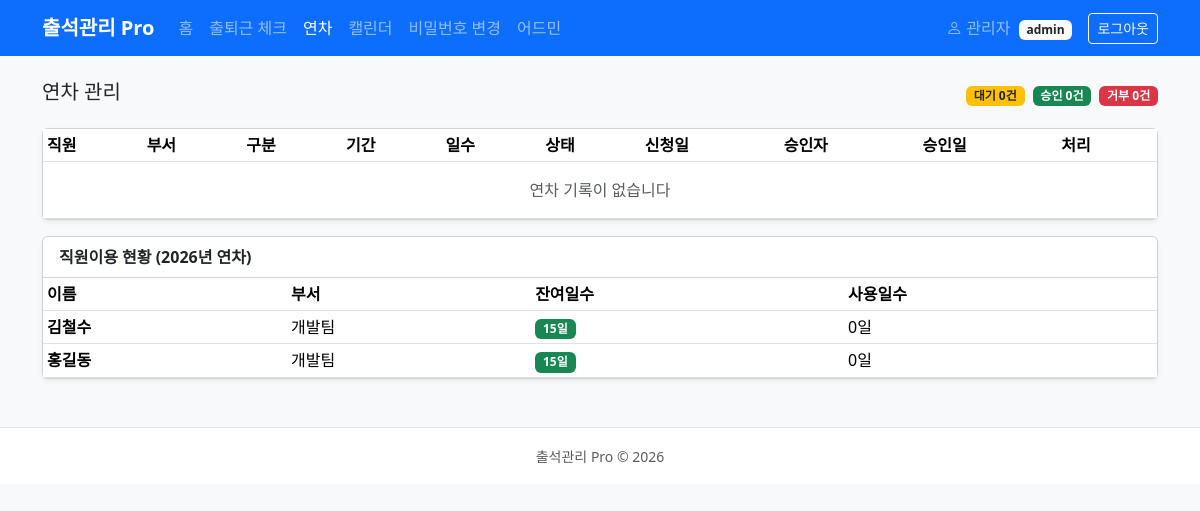
Screenshot of /admin/leaves.php (signed in) with the database file from the repository.
### tables this page shows
CREATE TABLE employees (
  id                    INT AUTO_INCREMENT PRIMARY KEY,
  employee_id           VARCHAR(20)  NOT NULL UNIQUE,
  login_username        VARCHAR(50)  NOT NULL UNIQUE,
  password_hash         VARCHAR(255) NOT NULL,
  name                  VARCHAR(50)  NOT NULL,
  department            VARCHAR(50)  NOT NULL DEFAULT '',
  position              VARCHAR(50)  NOT NULL DEFAULT '',
  email                 VARCHAR(100) NOT NULL DEFAULT '',
  phone                 VARCHAR(30)  NOT NULL DEFAULT '',
  role                  ENUM('employee','manager','admin') NOT NULL DEFAULT 'employee',
  attendance_time_in    TIME NOT NULL DEFAULT '09:00:00',
  attendance_time_out   TIME NOT NULL DEFAULT '18:00:00',
  leave_quota           INT NOT NULL DEFAULT 15,
  leave_used            INT NOT NULL DEFAULT 0,
  active                TINYINT(1) NOT NULL DEFAULT 1,
  created_at            TIMESTAMP NOT NULL DEFAULT CURRENT_TIMESTAMP,
  updated_at            TIMESTAMP NOT NULL DEFAULT CURRENT_TIMESTAMP ON UPDATE CURRENT_TIMESTAMP
);

### config.php (called while the page is built, shortened)
<?php
function getDB(): PDO {
    static $pdo = null;
    if ($pdo === null) {
        $host = getenv('DB_HOST') ?: 'localhost';
        $name = getenv('DB_NAME') ?: 'attendance_db';
        $user = getenv('DB_USER') ?: 'root';
        $pass = getenv('DB_PASS') ?: '';
        $dsn  = "mysql:host={$host};dbname={$name};charset=utf8mb4";
        $pdo = new PDO($dsn, $user, $pass, [
            PDO::ATTR_ERRMODE            => PDO::ERRMODE_EXCEPTION,
            PDO::ATTR_DEFAULT_FETCH_MODE => PDO::FETCH_ASSOC,
            PDO::ATTR_EMULATE_PREPARES   => false,
        ]);
    }
    return $pdo;
}

### src/Model/Leave.php (called while the page is built, shortened)
<?php
require_once __DIR__ . '/../../config.php';
final class Leave
{
    public static function all(): array
    {
        $stmt = getDB()->query(
            'SELECT l.*, e.name AS employee_name
             FROM leaves l
             JOIN employees e ON e.employee_id = l.employee_id
             ORDER BY l.start_date DESC'
        );
        return $stmt->fetchAll();
    }
    public static function daysUsedThisYear(int $employeeId): int
    {
        $stmt = getDB()->prepare(
            "SELECT COALESCE(SUM(duration_days),0) FROM leaves
             WHERE employee_id = ? AND status = 'approved' AND YEAR(start_date) = YEAR(CURDATE())"
        );
        $stmt->execute([$employeeId]);
        return (int) $stmt->fetchColumn();
    }
}

### src/Model/Employee.php (called while the page is built, shortened)
<?php
require_once __DIR__ . '/../../config.php';
final class Employee
{
    public static function all(): array
    {
        $stmt = getDB()->query('SELECT * FROM employees ORDER BY name');
        return $stmt->fetchAll();
    }
}

### src/auth.php (called while the page is built, shortened)
<?php
require_once __DIR__ . '/../config.php';
function e(?string $s): string
{
    return htmlspecialchars((string)$s, ENT_QUOTES, 'UTF-8');
}

### public/admin/leaves.php (the view, shortened to what this page needs)
<?php
require_once __DIR__ . '/../../src/auth.php';
require_once __DIR__ . '/../../src/Layout.php';
require_once __DIR__ . '/../../src/Model/Leave.php';
require_once __DIR__ . '/../../src/Model/Employee.php';
$leaves = Leave::all();
?>
<div class="d-flex justify-content-between align-items-center mb-3">
  <h5>연차 관리</h5>
  <div class="d-flex gap-2">
    <span class="badge bg-warning text-dark align-self-center">대기 <?= count(array_filter($leaves, fn($l) => $l['status']==='pending')) ?>건</span>
    <span class="badge bg-success align-self-center">승인 <?= count(array_filter($leaves, fn($l) => $l['status']==='approved')) ?>건</span>
    <span class="badge bg-danger align-self-center">거부 <?= count(array_filter($leaves, fn($l) => $l['status']==='rejected')) ?>건</span>
  </div>
</div>
<div class="card shadow-sm">
  <div class="table-responsive">
    <table class="table table-sm table-hover mb-0">
      <thead><tr>
        <th>직원</th><th>부서</th><th>구분</th><th>기간</th><th>일수</th><th>상태</th><th>신청일</th><th>승인자</th><th>승인일</th><th>처리</th>
      </tr></thead>
      <tbody>
        <?php if (empty($leaves)): ?><tr><td colspan="10" class="text-center text-muted py-3">연차 기록이 없습니다</td></tr><?php endif; ?>
      </tbody>
    </table>
  </div>
</div>
<div class="card shadow-sm mt-3">
  <div class="card-header bg-white fw-bold">직원이용 현황 (<?= date('Y') ?>년 연차)</div>
  <div class="table-responsive">
    <table class="table table-sm mb-0">
      <thead><tr><th>이름</th><th>부서</th><th>잔여일수</th><th>사용일수</th></tr></thead>
      <tbody>
        <?php foreach (Employee::all() as $emp):
          if ($emp['role'] !== 'employee') continue;
          $used = Leave::daysUsedThisYear((int)$emp['employee_id']);
          $total = 15;
          $remain = max(0, $total - $used);
        ?>
        <tr>
          <td class="fw-bold"><?= e($emp['name']) ?></td>
          <td><?= e($emp['department']) ?></td>
          <td><span class="badge bg-<?= $remain > 0 ? 'success' : 'danger' ?>"><?= $remain ?>일</span></td>
          <td><?= $used ?>일</td>
        </tr>
        <?php endforeach; ?>
      </tbody>
    </table>
  </div>
</div>

### rows the page displays
employees: name "김철수", department "개발팀", remain "15", used "0"
employees: name "홍길동", department "개발팀", remain "15", used "0"

### other values shown
$item['label'] "홈"
$item['label'] "출퇴근 체크"
$item['label'] "연차"
$item['label'] "캘린더"
$item['label'] "비밀번호 변경"
$item['label'] "어드민"
$user "관리자"
$role "admin"
count(array_filter($leaves, fn($l) => $l['status']==='pending')) "0"
count(array_filter($leaves, fn($l) => $l['status']==='approved')) "0"
count(array_filter($leaves, fn($l) => $l['status']==='rejected')) "0"
